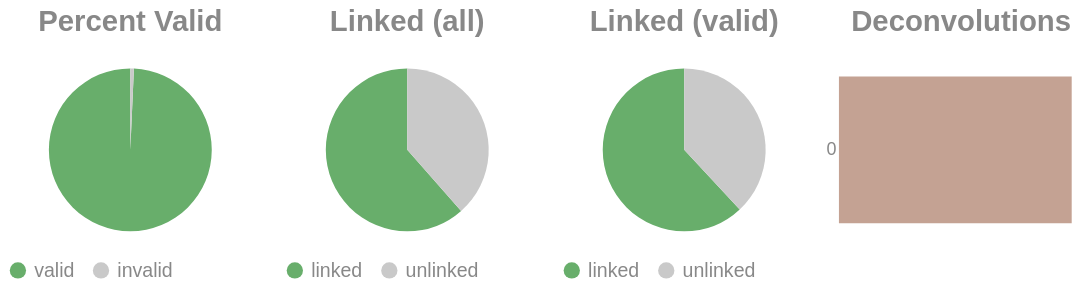

Notebook source saved alongside this figure:
### Code cell
if SKIPLR:
    pass
else:
    clash = Counter()
    for i in valids['molecule'].to_list():
        _mol = i.split("-")
        if len(_mol) == 1:
            clash.update('0')
        else:
            clash.update(_mol[-1])

    _d = {"deconvolutions": [], 'count': []}
    for k,v in clash.items():
        _d['deconvolutions'].append(k)
        _d['count'].append(v)

    tot_valid = valids['reads'].sum()
    mask = valids['reads'] >= 2
    n_linked_reads = valids.filter(mask)['reads'].sum()
    if n_linked_reads == 0:
        print_html("No linked molecules (>=2 reads) were detected; skipping linked-only distributions.")
        SKIPLR = True
    else:
        perc_valid = round(tot_valid / n_reads, 4)
        linked_perc_abs = round(n_linked_reads / n_reads, 4)
        linked_perc = round(n_linked_reads / tot_valid, 4)

    _valid = pl.DataFrame({"valids": ['valid', 'invalid'], "count": [tot_valid, n_reads - tot_valid]})
    _linked_abs = pl.DataFrame({"linked (absolute)": ['linked', 'unlinked'], "count": [n_linked_reads, n_reads - n_linked_reads]})
    _linked_rel = pl.DataFrame({"linked (valids)": ['linked', 'unlinked'], "count": [n_linked_reads, tot_valid - n_linked_reads]})

    (
        alt.hconcat(
            piechart(_valid, goodval = 'valid', title = "Percent Valid"),
            piechart(_linked_abs, goodval = "linked", title =  "Linked (all)"),
            piechart(_linked_rel, goodval = "linked", title =  "Linked (valid)"),
            convolutionbar(pl.DataFrame(_d), title = "Deconvolutions"),
            center = True,
            bounds = 'flush'
        )
        .resolve_scale(color='independent')
        .resolve_legend('independent')
        .properties(usermeta={'embedOptions': {"actions": False}})
    ).display()

### Figure 1 — Vega-Lite specification as saved in the notebook (floating-point values rounded to 4 significant figures)
{"width": "container", "height": 400, "config": {"title": {"anchor": "start", "dy": -15, "fontSize": 18, "color": "#888888", "subtitleColor": "#888888", "subtitleFontSize": 14}, "arc": {"fill": "#0072B2"}, "axis": {"domainColor": "#888888", "domainWidth": 0.5, "gridWidth": 0.2, "grid": false, "titleFontWeight": 400, "titleFontSize": 15, "labelFontSize": 11, "labelColor": "#888888", "tickColor": "#888888", "tickWidth": 0.2, "titleColor": "#888888"}, "axisBand": {"grid": false}, "axisX": {"grid": true, "tickSize": 10, "domainCap": "round"}, "axisY": {"domain": false, "grid": true, "tickSize": 0, "domainCap": "round"}, "background": "transparent", "header": {"labelFontSize": 15, "labelColor": "#888888", "titleFontSize": 15, "titleFontWeight": 600, "titleColor": "#888888"}, "legend": {"labelFont": "sans-serif", "labelFontSize": 12, "labelColor": "#888888", "symbolSize": 100, "symbolType": "circle", "titleFontSize": 12, "titlePadding": 10, "titleColor": "#888888", "title": null}, "range": {"category": ["#E69F00", "#56B4E9", "#009E73", "#F0E442", "#0072B2", "#D55E00", "#CC79A7", "#000000"], "diverging": ["#cfe8f3", "#a2d4ec", "#73bfe2", "#46abdb", "#1696d2", "#12719e"]}, "area": {"fill": "#0072B2", "fillOpacity": 0.7, "line": true, "strokeOpacity": 0.7}, "line": {"color": "#0072B2", "stroke": "#0072B2", "strokeWidth": 2}, "trail": {"color": "#0072B2", "stroke": "#0072B2", "strokeWidth": 0, "size": 1}, "point": {"filled": true, "fillOpacity": 1.0, "size": 95}, "text": {"color": "#888888", "fontSize": 11, "align": "right", "fontWeight": 400, "size": 11}, "bar": {"fill": "#0072B2", "stroke": null}, "view": {"stroke": null, "continuousWidth": 660, "continuousHeight": 400}}, "hconcat": [{"data": {"name": "data-29826972283f290efc97e43e1610a77d"}, "mark": {"type": "arc"}, "encoding": {"color": {"field": "valids", "legend": {"orient": "bottom", "title": null}, "scale": {"domain": ["valid", "invalid"], "range": ["#68ae6b", "#C9C9C9"]}, "title": "Valids", "type": "nominal"}, "theta": {"field": "count", "type": "quantitative"}, "tooltip": [{"field": "valids", "title": "Valids", "type": "ordinal"}, {"field": "percent", "format": ".2%", "title": "Percent", "type": "quantitative"}, {"field": "count", "title": "Count", "type": "quantitative"}]}, "height": 100, "title": {"text": "Percent Valid", "align": "center", "anchor": "middle"}, "transform": [{"calculate": "datum.count / 10551518", "as": "percent"}], "width": 150}, {"data": {"name": "data-b8d6a473f2da73be4a9120c3c44d1023"}, "mark": {"type": "arc"}, "encoding": {"color": {"field": "linked (absolute)", "legend": {"orient": "bottom", "title": null}, "scale": {"domain": ["linked", "unlinked"], "range": ["#68ae6b", "#C9C9C9"]}, "title": "Linked (Absolute)", "type": "nominal"}, "theta": {"field": "count", "type": "quantitative"}, "tooltip": [{"field": "linked (absolute)", "title": "Linked (Absolute)", "type": "ordinal"}, {"field": "percent", "format": ".2%", "title": "Percent", "type": "quantitative"}, {"field": "count", "title": "Count", "type": "quantitative"}]}, "height": 100, "title": {"text": "Linked (all)", "align": "center", "anchor": "middle"}, "transform": [{"calculate": "datum.count / 10551518", "as": "percent"}], "width": 150}, {"data": {"name": "data-bcd4cfc0f0d2a287b6bb5454f61c641d"}, "mark": {"type": "arc"}, "encoding": {"color": {"field": "linked (valids)", "legend": {"orient": "bottom", "title": null}, "scale": {"domain": ["linked", "unlinked"], "range": ["#68ae6b", "#C9C9C9"]}, "title": "Linked (Valids)", "type": "nominal"}, "theta": {"field": "count", "type": "quantitative"}, "tooltip": [{"field": "linked (valids)", "title": "Linked (Valids)", "type": "ordinal"}, {"field": "percent", "format": ".2%", "title": "Percent", "type": "quantitative"}, {"field": "count", "title": "Count", "type": "quantitative"}]}, "height": 100, "title": {"text": "Linked (valid)", "align": "center", "anchor": "middle"}, "transform": [{"calculate": "datum.count / 10477216", "as": "percent"}], "width": 150}, {"data": {"name": "data-90864289e5eeebb0c9f64e5f0a3d15bd"}, "mark": {"type": "bar"}, "encoding": {"color": {"field": "deconvolutions", "legend": null, "scale": {"scheme": "lightgreyred"}, "type": "nominal"}, "tooltip": [{"field": "deconvolutions", "title": "Deconvolutions", "type": "ordinal"}, {"field": "percent", "format": ".2%", "title": "Percent", "type": "quantitative"}, {"field": "count", "title": "Count", "type": "quantitative"}], "x": {"axis": null, "field": "count", "type": "quantitative"}, "y": {"field": "deconvolutions", "sort": "ascending", "title": null, "type": "nominal"}}, "height": 100, "title": {"text": "Deconvolutions", "align": "center", "anchor": "middle"}, "transform": [{"calculate": "datum.count / 5715595", "as": "percent"}], "width": 150}], "bounds": "flush", "center": true, "resolve": {"legend": {"angle": "independent"}, "scale": {"color": "independent"}}, "usermeta": {"embedOptions": {"actions": false}}, "$schema": "https://vega.github.io/schema/vega-lite/v6.1.0.json", "datasets": {"data-29826972283f290efc97e43e1610a77d": [{"valids": "valid", "count": 10477216}, {"valids": "invalid", "count": 74302}], "data-b8d6a473f2da73be4a9120c3c44d1023": [{"linked (absolute)": "linked", "count": 6489750}, {"linked (absolute)": "unlinked", "count": 4061768}], "data-bcd4cfc0f0d2a287b6bb5454f61c641d": [{"linked (valids)": "linked", "count": 6489750}, {"linked (valids)": "unlinked", "count": 3987466}], "data-90864289e5eeebb0c9f64e5f0a3d15bd": [{"deconvolutions": "0", "count": 5715595}]}}
